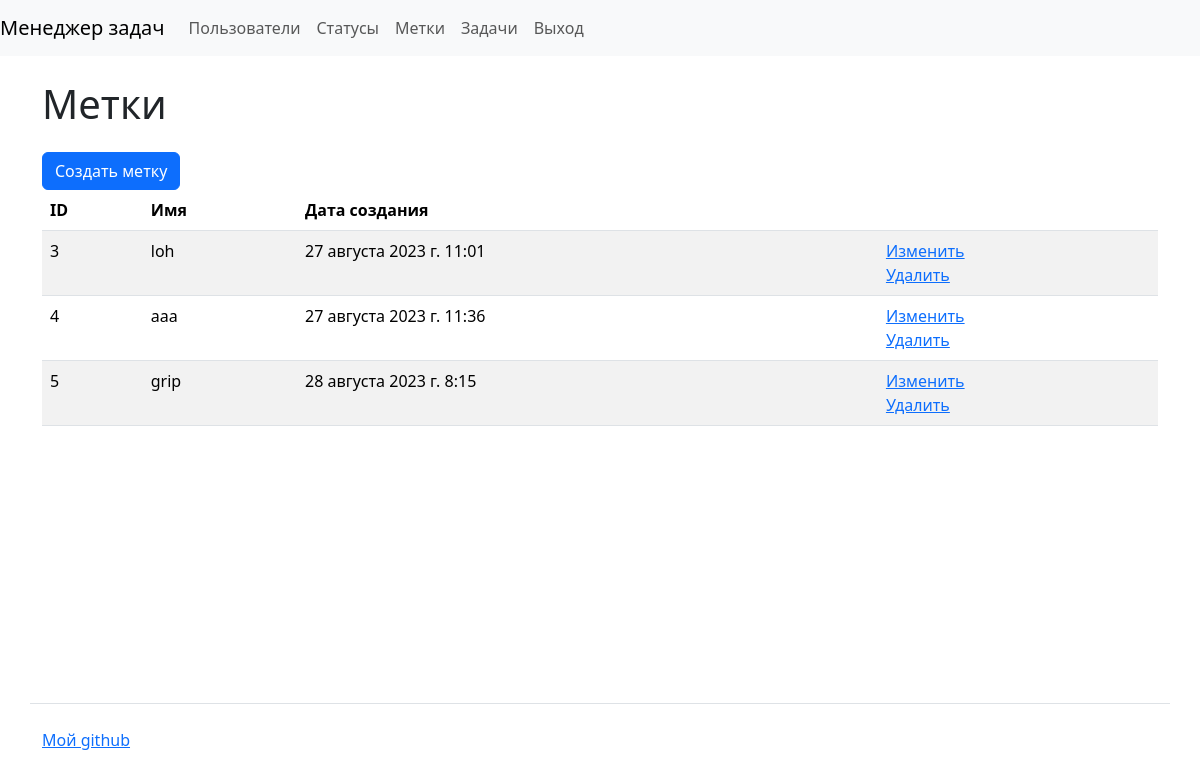
Page /labels/ (signed in) on the committed database.
### labels/models.py (models this page shows, shortened)
class Labels(models.Model):
    name = models.CharField(max_length=100, unique=True, verbose_name=_("Name"))
    created_at = models.DateTimeField(auto_now_add=True)

### labels/views.py (the view)
# urls.py: path('', views.IndexView.as_view(), name='labels'),
class IndexView(CustomLoginRequiredMixin, ListView):
    model = Labels
    template_name = 'labels/index.html'
    context_object_name = 'labels'

### templates/labels/index.html (shortened to what this page needs)
{% extends "base.html" %}
{% load i18n %}
{% block content %}
<h1 class="my-4">{% trans "Labels" %}</h1>
    <a class="btn btn-primary" href="{% url 'create_label' %}">{% trans "Create a label" %}</a>
    <table class="table table-striped">
      <thead>
        <tr>
          <th>ID</th>
          <th>{% trans "Name" %}</th>
          <th>{% trans "Date of creation" %}</th>
          <th></th>
        </tr>
      </thead>
      <tbody>
        {% for label in labels %}
          <tr>
            <td>{{label.pk}}</td>
            <td>{{label.name}}</td>
            <td>{{label.created_at}}</td>
            <td>
              <a href="{% url 'update_label' label.pk %}">{% trans "To change" %}</a>
              <br>
              <a href="{% url 'delete_label' label.pk %}">{% trans "Remove" %}</a>
            </td>
          </tr>
          {% endfor %}
          </tbody>
    </table>
{% endblock %}

### rows in the picture
Labels: pk "3", name "loh", created_at "27 августа 2023 г. 11:01"
Labels: pk "4", name "aaa", created_at "27 августа 2023 г. 11:36"
Labels: pk "5", name "grip", created_at "28 августа 2023 г. 8:15"
